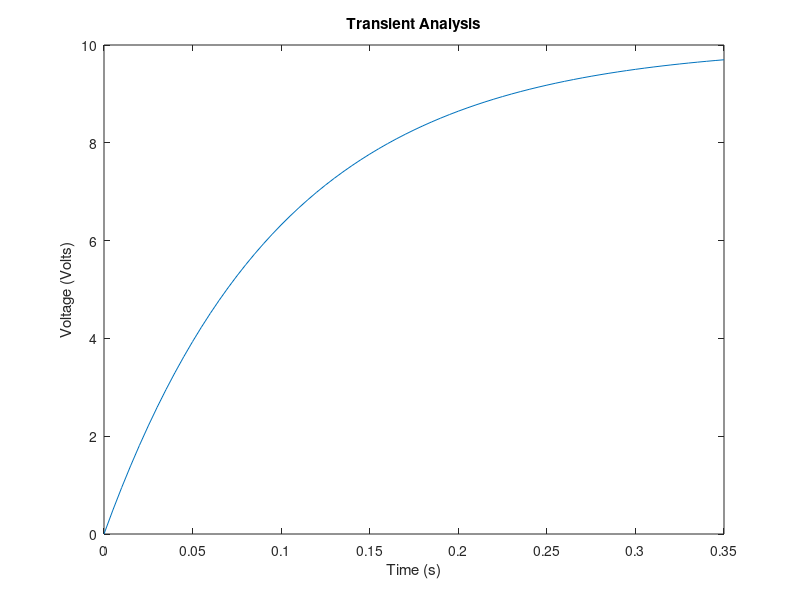
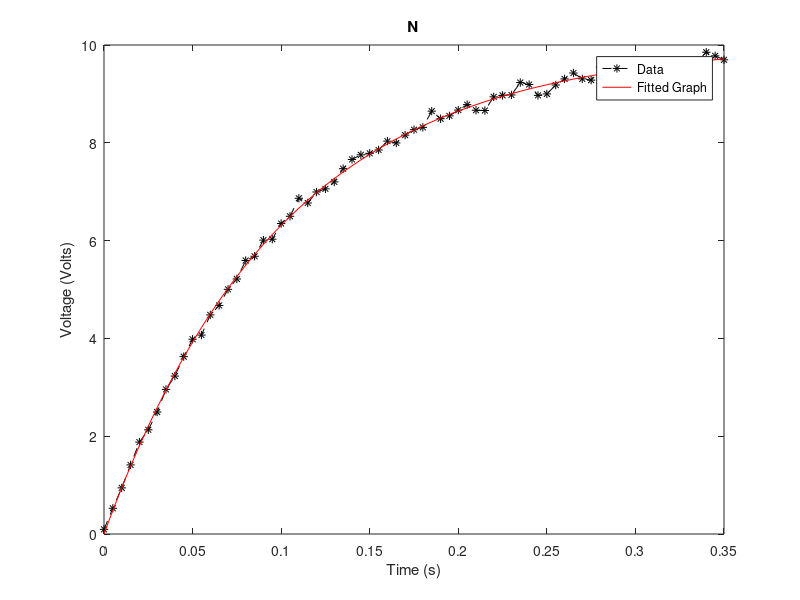
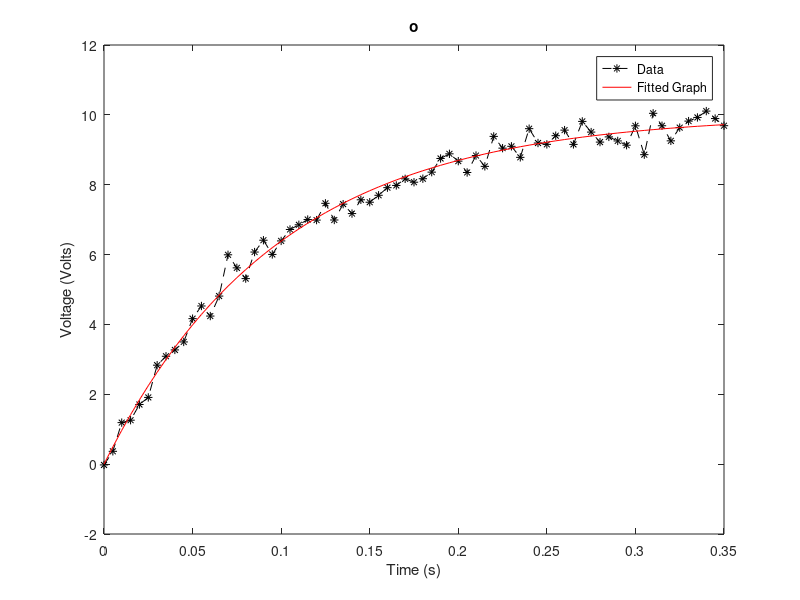
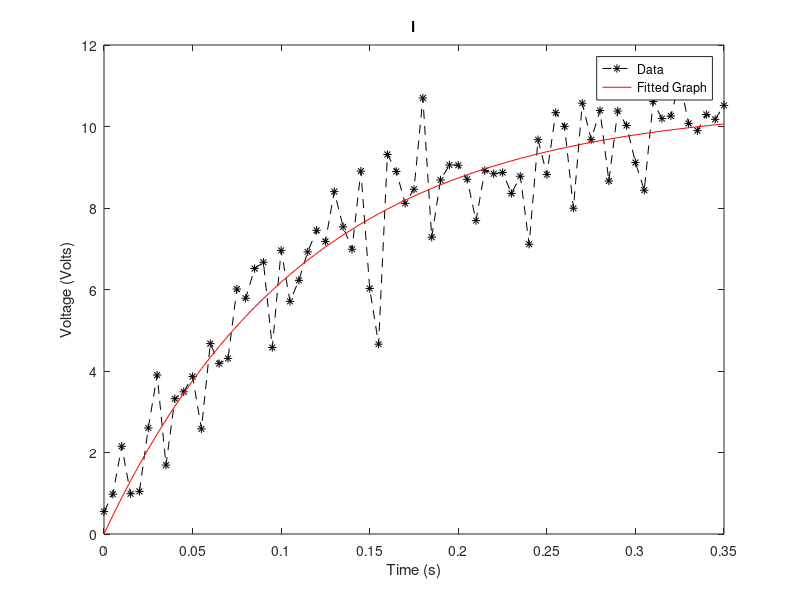

The MATLAB script that drew these images, in order:
function BioE_105_homework3()
t = 0:0.005:0.35;
signal = 10 * (1-exp(-t/0.1));
amplitudes = [0.25,1,3];
strings = ["Noise Amplitude = 0.25", "Noise Amplitude = 1", "Noise Amplitude = 3"];
figure
plot(t,signal)
title("Transient Analysis")
xlabel('Time (s)')
ylabel('Voltage (Volts)')
print(gcf,'-dtiff','-r300',strcat('TransientAnalysis',".tif"))
for i = 1:3
    signal_with_noise = signal + randn(1,71) * amplitudes(i)/3;
    params = [10,0.1];
    Vo = @(params,t)params(1)-params(1)*exp(-t/params(2));
    [x,resnorm,residuals] = lsqcurvefit(Vo,params,t,signal_with_noise);
    rmse = (sum(residuals.^2)/71)^0.5;
    fitted_signal = x(1) * (1-exp(-t/x(2)));
    figure
    plot(t,signal_with_noise,'k*--',t,fitted_signal,'r-')
    legend('Data','Fitted Graph')
    title(strings(i))
    xlabel('Time (s)')
    ylabel('Voltage (Volts)')
    print(gcf,'-dtiff','-r300',strcat(strings(i),".tif"))
    disp(x)
    disp(rmse)
end